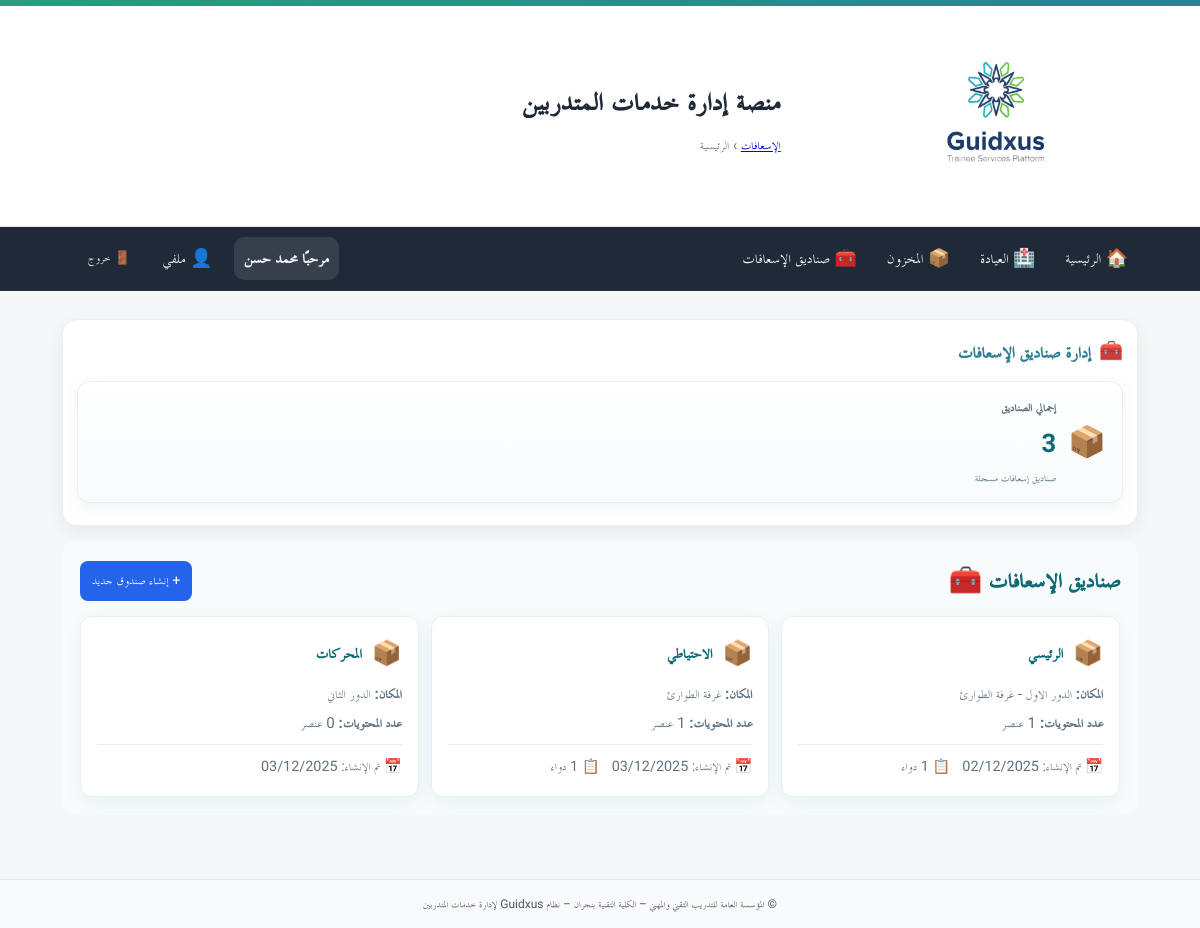
/first-aid/ (signed in), run on an earlier commit of the app's database.
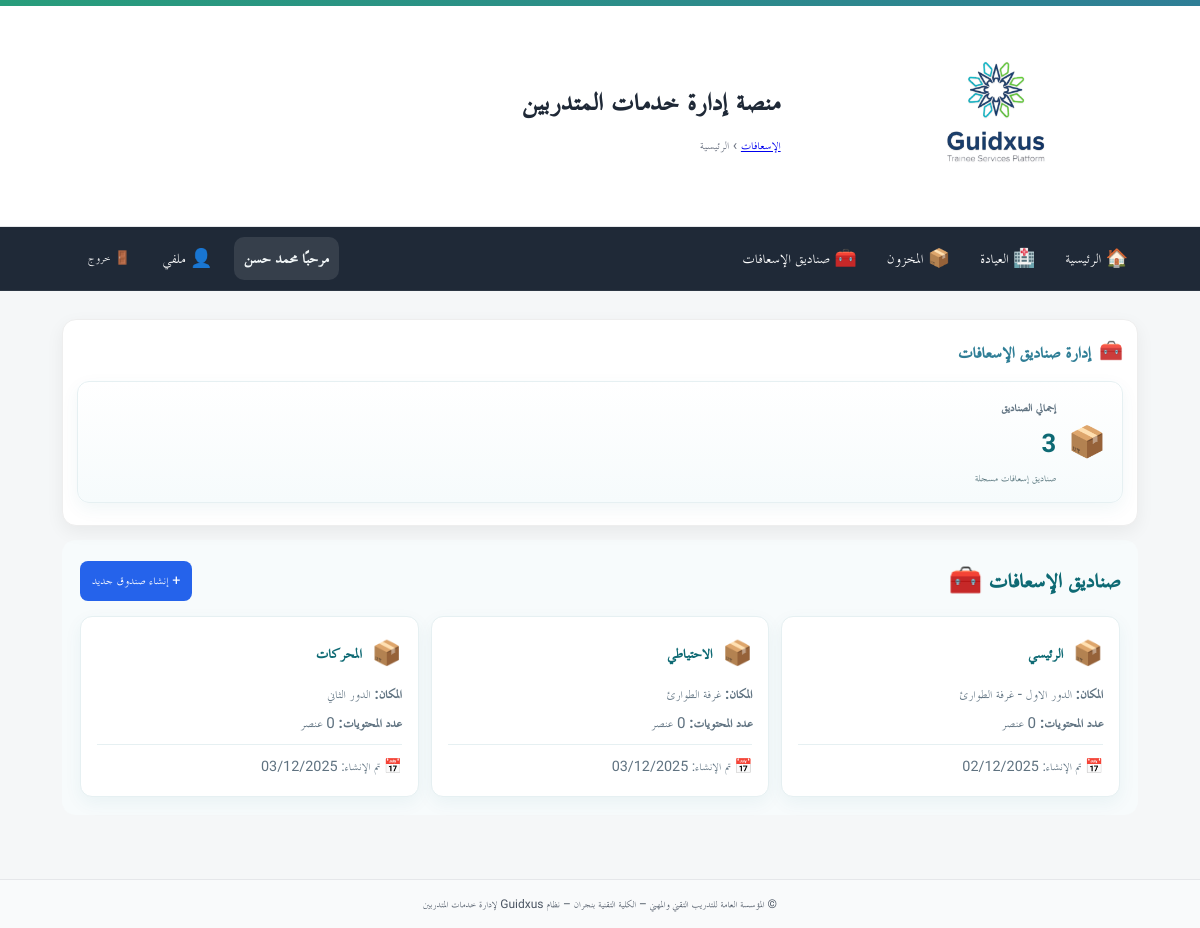
And on a later commit of the database.
### app/models.py (models this page shows)
class FirstAidBox(Base):
    __tablename__ = "first_aid_boxes"
    id = Column(Integer, primary_key=True, index=True)
    box_name = Column(String(255), nullable=False)  # اسم الصندوق (مثلاً: "صندوق العيادة")
    location = Column(String(255), nullable=False)  # مكان الصندوق
    created_by_user_id = Column(Integer, ForeignKey("users.id"), nullable=False)
    created_at = Column(DateTime, server_default=func.now(), nullable=False)
    updated_at = Column(DateTime, server_default=func.now(), onupdate=func.now(), nullable=False)
    items = relationship("FirstAidBoxItem", back_populates="box", cascade="all, delete-orphan")
    created_by = relationship("User", foreign_keys=[created_by_user_id])
    __table_args__ = (
        Index("idx_first_aid_box_location", "location"),
    )

### app/routers/first_aid.py (the view)
@router.get("/", include_in_schema=False)
def fa_index(request: Request, user=Depends(require_doc), db: Session = Depends(get_db)):
    boxes = db.query(FirstAidBox).all()
    return templates.TemplateResponse("first_aid/index.html", {
        "request": request,
        "boxes": boxes,
        "box_count": len(boxes)
    })

### app/templates/first_aid/index.html (shortened to what this page needs)
{% extends "base.html" %}
{% block breadcrumb %}
  <a href="/first-aid/">الإسعافات</a> › <span>الرئيسية</span>
{% endblock %}
{% block content %}
<section class="card card-prestige">
  <div class="card-head">
    <div class="card-icon">🧰</div>
    <h3>إدارة صناديق الإسعافات</h3>
  </div>
  <div class="kpi-grid">
    <div class="kpi-card">
      <div class="icon">📦</div>
      <div class="kpi-meta">
        <div class="kpi-label">إجمالي الصناديق</div>
        <div class="kpi-value">{{ box_count }}</div>
        <div class="kpi-sub">صناديق إسعافات مسجلة</div>
      </div>
    </div>
  </div>
</section>
<section class="section">
  <div class="section-header">
    <h2 class="section-title">صناديق الإسعافات 🧰</h2>
    <a href="/first-aid/boxes/create">+ إنشاء صندوق جديد</a>
  </div>
  {% if boxes %}
    <div class="boxes-list">
      {% for box in boxes %}
      <a href="/first-aid/boxes/{{ box.id }}" class="box-card">
        <div class="box-card-header">
          <div class="box-card-icon">📦</div>
          <div class="box-card-title">{{ box.box_name }}</div>
        </div>
        <div style="color: #5f7280; font-size: 0.95rem; line-height: 1.4;">
          <p style="margin: 0 0 8px 0;">
            <strong>المكان:</strong> {{ box.location }}
          </p>
          <p style="margin: 0;">
            <strong>عدد المحتويات:</strong> {{ box.items|length }} عنصر
          </p>
        </div>
        <div class="box-card-info">
          <span>📅 تم الإنشاء: {{ box.created_at.strftime('%d/%m/%Y') }}</span>
          {% if box.items %}
          <span>📋 {{ box.items|length }} دواء</span>
          {% endif %}
        </div>
      </a>
      {% endfor %}
    </div>
  {% endif %}
</section>
{% endblock %}

What changed in the data, as far as the page shows it:
changed FirstAidBox "الرئيسي": items|length "1" → "0"; no longer shows "📋 دواء"
changed FirstAidBox "الاحتياطي": no longer shows "📋 دواء"
